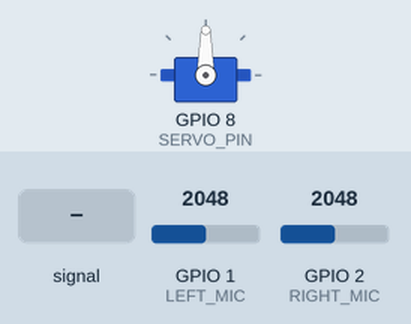
A sketch run on a simulated ESP32. Shown: servo. The test bench sets the inputs (shaded band); at power-on: GPIO 1 (LEFT_MIC) = 2048, GPIO 2 (RIGHT_MIC) = 2048. What the sketch prints to the serial monitor is not drawn.

Above: at 2.0 s.
2.1 s: GPIO 1 (LEFT_MIC) fed a 200 Hz sine of ±327 counts around its level
At 3.3 s:
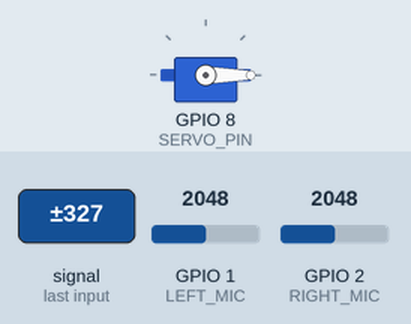
3.6 s: GPIO 2 (RIGHT_MIC) fed a 200 Hz sine of ±327 counts around its level
At 4.4 s:
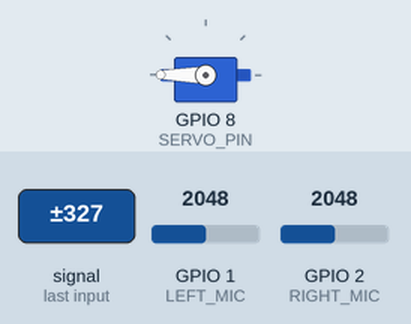
6.6 s: GPIO 1 (LEFT_MIC) set to 1760
At 7.7 s:
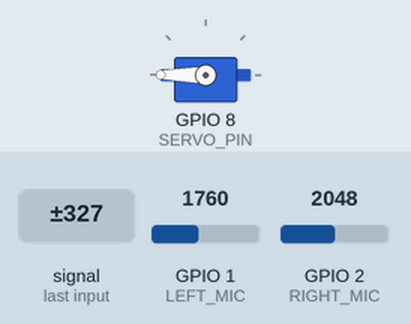
8.4 s: GPIO 2 (RIGHT_MIC) set to 1760
10.5 s: GPIO 2 (RIGHT_MIC) set to 1837
At 11.1 s:
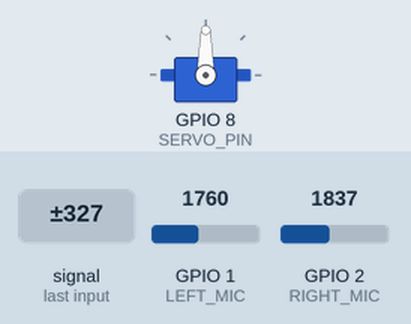
Timing chart, 0 to 13.1 s (numbered marks = the images above; inputs shaded):
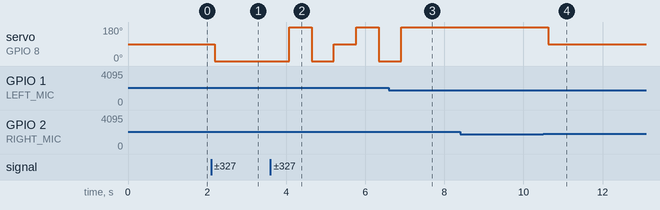

The sketch:

MAX9814_Servo.ino
```cpp
/*
 * Hệ thống nhận diện hướng âm thanh + Điều khiển Servo
 * - 2 cảm biến MAX9814: GPIO 35 (trái) và GPIO 34 (phải)
 * - Servo MG90S: GPIO 12
 * - Tự động quay servo theo hướng có người nói
 * - Tự động quay về giữa sau 10 giây không có âm thanh
 */

#include <ESP32Servo.h>

// ========== CẤU HÌNH CHÂN ==========
const int LEFT_MIC = 1;    // Cảm biến bên trái
const int RIGHT_MIC = 2;   // Cảm biến bên phải
const int SERVO_PIN = 8;   // Servo

// ========== CẤU HÌNH CẢMBIẾN ÂM THANH ==========
const int BASELINE_MIN = 1000;
const int BASELINE_MAX = 1800;
const int THRESHOLD = 50;
const int NOISE_TOLERANCE = 5;  // Cho phép tối đa 5 mẫu nhiễu
const int SAMPLE_WINDOW = 50;
const int SAMPLE_DELAY = 1;

// ========== CẤU HÌNH SERVO ==========
const int SERVO_MIN_US = 500;
const int SERVO_MAX_US = 2500;
const int SERVO_FREQ = 50;

// Góc servo
const int ANGLE_CENTER = 0;
const int ANGLE_LEFT = -90;
const int ANGLE_RIGHT = 90;

// ========== BIẾN TOÀN CỤC ==========
Servo myServo;
unsigned long lastSoundTime = 0;       // Thời điểm phát hiện âm thanh cuối cùng
const unsigned long TIMEOUT = 10000;   // 10 giây timeout
int currentServoAngle = 0;             // Góc hiện tại của servo
bool isAtCenter = true;                // Servo có đang ở giữa không

// Enum để quản lý trạng thái
enum Direction {
  DIR_CENTER,
  DIR_LEFT,
  DIR_RIGHT
};

Direction currentDirection = DIR_CENTER;

void setup() {
  Serial.begin(115200);
  delay(500);

  Serial.println("\n========================================");
  Serial.println("Hệ thống Nhận diện Hướng + Servo");
  Serial.println("========================================");
  Serial.println("Trái: GPIO 35 | Phải: GPIO 34");
  Serial.println("Servo: GPIO 12");
  Serial.println("========================================\n");

  // Khởi tạo Servo
  ESP32PWM::allocateTimer(0);
  myServo.setPeriodHertz(SERVO_FREQ);
  myServo.attach(SERVO_PIN, SERVO_MIN_US, SERVO_MAX_US);

  // Đưa servo về vị trí giữa
  moveServoToAngle(ANGLE_CENTER);

  Serial.println("✓ Servo đã sẵn sàng tại vị trí 0°");
  Serial.println("✓ Bắt đầu giám sát âm thanh...\n");

  lastSoundTime = millis();
}

void loop() {
  // Thu thập mẫu từ 2 cảm biến
  int leftValues[SAMPLE_WINDOW];
  int rightValues[SAMPLE_WINDOW];

  for (int i = 0; i < SAMPLE_WINDOW; i++) {
    leftValues[i] = analogRead(LEFT_MIC);
    rightValues[i] = analogRead(RIGHT_MIC);
    delay(SAMPLE_DELAY);
  }

  // Tính toán các chỉ số
  float leftVariance = calculateVariance(leftValues, SAMPLE_WINDOW);
  float rightVariance = calculateVariance(rightValues, SAMPLE_WINDOW);
  int leftAvg = calculateAverage(leftValues, SAMPLE_WINDOW);
  int rightAvg = calculateAverage(rightValues, SAMPLE_WINDOW);
  int leftMin = getMin(leftValues, SAMPLE_WINDOW);
  int leftMax = getMax(leftValues, SAMPLE_WINDOW);
  int rightMin = getMin(rightValues, SAMPLE_WINDOW);
  int rightMax = getMax(rightValues, SAMPLE_WINDOW);

  // Đếm số mẫu vượt ngưỡng
  int leftOutOfRange = countOutOfRange(leftValues, SAMPLE_WINDOW);
  int rightOutOfRange = countOutOfRange(rightValues, SAMPLE_WINDOW);

  // Hiển thị thông tin
  Serial.print("L: ");
  Serial.print(leftAvg);
  Serial.print("[");
  Serial.print(leftMin);
  Serial.print("-");
  Serial.print(leftMax);
  Serial.print("] Var=");
  Serial.print(leftVariance, 0);
  Serial.print(" Out=");
  Serial.print(leftOutOfRange);

  Serial.print(" | R: ");
  Serial.print(rightAvg);
  Serial.print("[");
  Serial.print(rightMin);
  Serial.print("-");
  Serial.print(rightMax);
  Serial.print("] Var=");
  Serial.print(rightVariance, 0);
  Serial.print(" Out=");
  Serial.print(rightOutOfRange);

  // Kiểm tra có âm thanh không
  bool leftHasSound = (leftOutOfRange > NOISE_TOLERANCE);
  bool rightHasSound = (rightOutOfRange > NOISE_TOLERANCE);

  if (!leftHasSound && !rightHasSound) {
    // Không có âm thanh
    Serial.print(" [Yên tĩnh]");

    // Kiểm tra timeout - quay về giữa sau 10 giây không có âm thanh
    if (!isAtCenter && (millis() - lastSoundTime >= TIMEOUT)) {
      Serial.println();
      Serial.println(">>> TIMEOUT: Quay về vị trí giữa (0°)");
      moveServoToAngle(ANGLE_CENTER);
      currentDirection = DIR_CENTER;
      isAtCenter = true;
    }

  } else {
    // CÓ ÂM THANH - Cập nhật thời gian
    lastSoundTime = millis();
    isAtCenter = false;

    // Phân tích hướng
    float varianceDiff = abs(leftVariance - rightVariance);
    Direction detectedDirection = DIR_CENTER;

    if (varianceDiff > THRESHOLD) {
      if (leftVariance > rightVariance) {
        detectedDirection = DIR_LEFT;
        Serial.print(" >>> BÊN TRÁI");
      } else {
        detectedDirection = DIR_RIGHT;
        Serial.print(" >>> BÊN PHẢI");
      }
    } else {
      detectedDirection = DIR_CENTER;
      Serial.print(" >>> GIỮA");
    }

    // Điều khiển servo nếu hướng thay đổi
    if (detectedDirection != currentDirection) {
      Serial.println();

      switch(detectedDirection) {
        case DIR_LEFT:
          Serial.println("🎯 Servo quay TRÁI (-90°)");
          moveServoToAngle(ANGLE_LEFT);
          break;

        case DIR_RIGHT:
          Serial.println("🎯 Servo quay PHẢI (+90°)");
          moveServoToAngle(ANGLE_RIGHT);
          break;

        case DIR_CENTER:
          Serial.println("🎯 Servo quay GIỮA (0°)");
          moveServoToAngle(ANGLE_CENTER);
          break;
      }

      currentDirection = detectedDirection;
    }
  }

  Serial.println();
  delay(200);
}

// ========== HÀM ĐIỀU KHIỂN SERVO ==========

/**
 * Di chuyển servo đến góc chỉ định
 */
void moveServoToAngle(int angle) {
  angle = constrain(angle, -90, 90);
  int writeValue = angle + 90;  // Chuyển từ -90~90 sang 0~180
  myServo.write(writeValue);
  currentServoAngle = angle;
  delay(300);  // Đợi servo di chuyển
}

/**
 * Di chuyển servo mượt mà (tùy chọn)
 */
void smoothMoveToAngle(int targetAngle, int stepDelay = 15) {
  targetAngle = constrain(targetAngle, -90, 90);

  int currentWrite = myServo.read();
  int currentAngle = currentWrite - 90;

  int step = (targetAngle > currentAngle) ? 1 : -1;

  for(int angle = currentAngle; angle != targetAngle; angle += step) {
    int writeValue = angle + 90;
    myServo.write(writeValue);
    delay(stepDelay);
  }

  myServo.write(targetAngle + 90);
  currentServoAngle = targetAngle;
}

// ========== HÀM XỬ LÝ CẢMBIẾN ==========

int countOutOfRange(int values[], int size) {
  int count = 0;
  for (int i = 0; i < size; i++) {
    if (values[i] < BASELINE_MIN || values[i] > BASELINE_MAX) {
      count++;
    }
  }
  return count;
}

float calculateVariance(int values[], int size) {
  float mean = calculateAverage(values, size);
  float sumSquaredDiff = 0;

  for (int i = 0; i < size; i++) {
    float diff = values[i] - mean;
    sumSquaredDiff += diff * diff;
  }

  return sumSquaredDiff / size;
}

int calculateAverage(int values[], int size) {
  long sum = 0;
  for (int i = 0; i < size; i++) {
    sum += values[i];
  }
  return sum / size;
}

int getMin(int values[], int size) {
  int minVal = values[0];
  for (int i = 1; i < size; i++) {
    if (values[i] < minVal) minVal = values[i];
  }
  return minVal;
}

int getMax(int values[], int size) {
  int maxVal = values[0];
  for (int i = 1; i < size; i++) {
    if (values[i] > maxVal) maxVal = values[i];
  }
  return maxVal;
}
```

Measured:
- after the input at 2.1 s, servo on GPIO 8 (SERVO_PIN): 90° → 0° after 0.09 s
- after the input at 3.6 s, servo on GPIO 8 (SERVO_PIN): 0° → 180° after 0.48 s, → 0° 0.57 s later, → 90° 0.57 s later, → 180° 0.57 s later, … (5 changes in this stretch)
- after the input at 6.6 s, servo on GPIO 8 (SERVO_PIN): goes on until 6.9 s, then stays 180°
- after the input at 8.4 s, every drawn part: stays the same
- after the input at 10.5 s, servo on GPIO 8 (SERVO_PIN): 180° → 90° after 0.12 s
